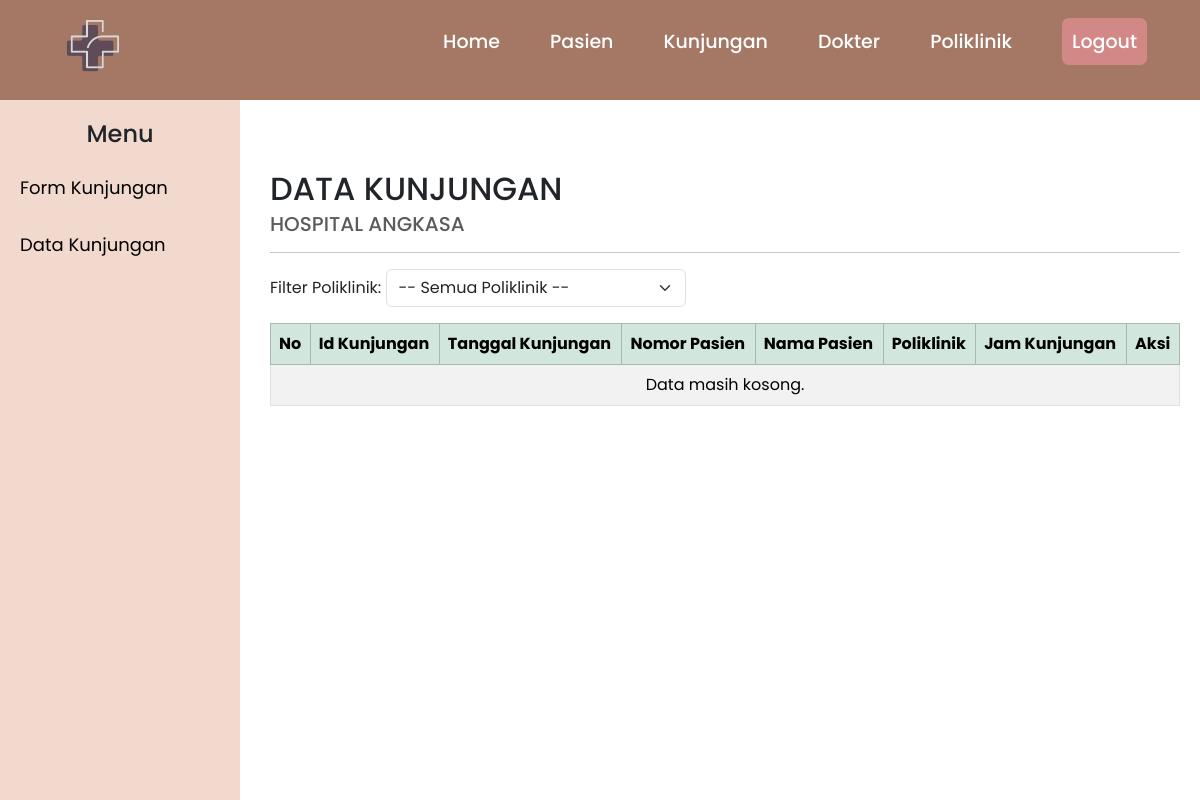
The page /Admin/k_data.php on the database as committed earlier.
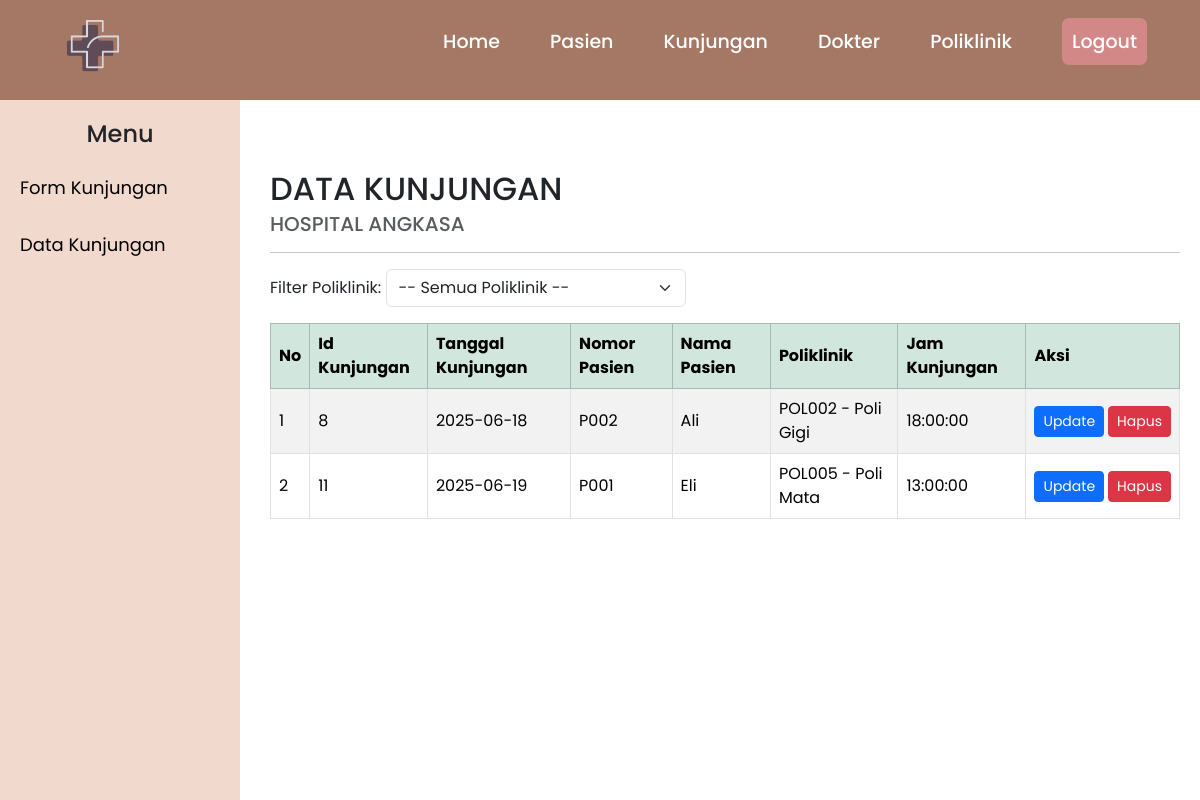
The same page on the database as committed later.
### tables this page shows
CREATE TABLE `kunjungan` (
  `id_kunjungan` int(11) NOT NULL,
  `tgl_kunjungan` date NOT NULL,
  `no_pasien` varchar(11) NOT NULL,
  `kd_poli` varchar(11) NOT NULL,
  `jam_kunjungan` time NOT NULL
);

CREATE TABLE `pasien` (
  `no_pasien` varchar(11) NOT NULL,
  `nm_pasien` varchar(100) NOT NULL,
  `j_kel` enum('Perempuan','Laki-laki','','') NOT NULL,
  `agama` enum('Islam','Kristen','Budha','Hindu','Katolik','Konghucu') NOT NULL,
  `alamat` varchar(100) NOT NULL,
  `tgl_lahir` date NOT NULL,
  `usia` int(5) NOT NULL,
  `no_telp` varchar(15) NOT NULL,
  `nm_kk` varchar(50) NOT NULL,
  `hub_kel` enum('Ayah','Ibu','Anak','Suami','Istri','Wali','Lainnya') NOT NULL
);

CREATE TABLE `poliklinik` (
  `kd_poli` varchar(11) NOT NULL,
  `nm_poli` varchar(50) NOT NULL,
  `lantai` int(5) NOT NULL,
  `ket` text NOT NULL
);

### Admin/k_data.php (the view, shortened to what this page needs)
<?php
include '../koneksi.php';
$filterPoli = $_GET['kd_poli'] ?? '';
$where = $filterPoli ? "WHERE kunjungan.kd_poli = '$filterPoli'" : "";
$query = mysqli_query($koneksi, "
    SELECT
        kunjungan.id_kunjungan,
        kunjungan.tgl_kunjungan,
        kunjungan.jam_kunjungan,
        pasien.no_pasien,
        pasien.nm_pasien,
        poliklinik.kd_poli,
        poliklinik.nm_poli
    FROM
        kunjungan
    JOIN pasien ON kunjungan.no_pasien = pasien.no_pasien
    JOIN poliklinik ON kunjungan.kd_poli = poliklinik.kd_poli
    $where
");
?>
<!DOCTYPE html>
<html lang="en">
<head>
  <link href="https://cdn.jsdelivr.net/npm/bootstrap@5.3.3/dist/css/bootstrap.min.css" rel="stylesheet">
</head>
<body>
<?php include('a_header.php'); ?>
<div class="d-flex">
  <?php include('k_sidebar.php'); ?>
  <main class="main-content">
    <h2 class="mb-1">DATA KUNJUNGAN</h2>
    <h5 class="text-muted">HOSPITAL ANGKASA</h5>
    <hr>
    <form method="GET" class="mb-3">
      <label for="filter_poli">Filter Poliklinik:</label>
      <select name="kd_poli" id="filter_poli" onchange="this.form.submit()" class="form-select" style="width: 300px; display: inline-block;">
        <option value="">-- Semua Poliklinik --</option>
      </select>
    </form>
    <div class="table-responsive">
      <table class="table table-striped table-bordered align-middle">
        <thead class="table-success">
          <tr>
            <th>No</th>
            <th>Id Kunjungan</th>
            <th>Tanggal Kunjungan</th>
            <th>Nomor Pasien</th>
            <th>Nama Pasien</th>
            <th>Poliklinik</th>
            <th>Jam Kunjungan</th>
            <th>Aksi</th>
          </tr>
        </thead>
        <tbody>
          <?php
            $no = 1;
            if (mysqli_num_rows($query) == 0) {
                echo "<tr><td colspan='8' class='text-center'>Data masih kosong.</td></tr>";
            } else {
                while ($row = mysqli_fetch_assoc($query)) { ?>
                <tr>
                    <td><?= $no++ ?></td>
                    <td><?= $row['id_kunjungan'] ?></td>
                    <td><?= $row['tgl_kunjungan'] ?></td>
                    <td><?= $row['no_pasien'] ?></td>
                    <td><?= $row['nm_pasien'] ?></td>
                    <td><?= $row['kd_poli'] ?> - <?= $row['nm_poli'] ?></td>
                    <td><?= $row['jam_kunjungan'] ?></td>
                    <td>
                        <div class="d-flex gap-1">
                          <a href="k_update.php?id_kunjungan=<?= $row['id_kunjungan'] ?>" class="btn btn-primary btn-sm">Update</a>
                          <a href="k_delete.php?id_kunjungan=<?= $row['id_kunjungan'] ?>" onclick="return confirm('Hapus Data?')" class="btn btn-danger btn-sm">Hapus</a>
                        </div>
                    </td>
                </tr>
          <?php }
          } ?>
        </tbody>
      </table>
    </div>
  </main>
</div>
</body>
</html>

### Admin/a_header.php (shortened to what this page needs)
<header>
  <nav class="wrapper">
    <img class="logo" src="/Project-Rekam-Medis/img/logo.png" alt="logo">
    <ul class="navlinks">
      <li><a href="dashboard.php">Home</a></li>
      <li><a href="pasien.php">Pasien</a></li>
      <li><a href="kunjungan.php">Kunjungan</a></li>
      <li><a href="dokter.php">Dokter</a></li>
      <li><a href="poliklinik.php">Poliklinik</a></li>
      <li><a href="../index.php" class="logout">Logout</a></li>
    </ul>
  </nav>
</header>

### Admin/k_sidebar.php (shortened to what this page needs)
<div class="sidebar">
  <h2>Menu</h2>
  <ul>
    <li><a href="kunjungan.php">Form Kunjungan</a></li>
    <li><a href="k_data.php">Data Kunjungan</a></li>
  </ul>
</div>

### Admin/k_data.php (style rules this page uses)
body { padding-top: 150px; margin: 0; }
.main-content { margin-left: 250px; padding: 20px; width: 100%; }
.table th, .table td { vertical-align: middle; }

### Admin/a_header.php (style rules this page uses)
* { margin: 0; padding: 0; box-sizing: border-box; font-family: 'Poppins', sans-serif; }
.wrapper { position: fixed; top: 0; left: 0; width: 100%; height: 100px; background-color: #A57865; display: flex; justify-content: space-between; align-items: center; padding: 0 28px; z-index: 1000; }
.logo { height: 160px; padding-top:30px; }
.navlinks { display: flex; list-style: none; }
.navlinks li { margin: 0 25px; }
.navlinks li a { font-size: 19px; font-weight: 500; color: #ffffff; text-decoration: none; transition: color 0.3s ease; }
.logout { width: 48%; padding: 10px; text-align: center; text-decoration: none; border-radius: 7px; font-weight: bold; color: white; border: none; background-color:rgb(211, 136, 136); }

### Admin/k_sidebar.php (style rules this page uses)
.sidebar { position: fixed; top: 100px; left: 0; width: 240px; height: calc(100vh - 100px); background-color: #F2D9CE; padding-top: 20px; overflow-y: auto; }
.sidebar h2 { text-align: center; font-size: 24px; margin-bottom: 10px; }
.sidebar ul { list-style: none; padding: 0; }
.sidebar ul li { padding: 15px 20px; }
.sidebar ul li a { text-decoration: none; font-size: 18px; color: #000; transition: background-color 0.3s ease; display: block; border-radius: 8px; }

Rows that differ between the two databases and show on the page:
added kunjungan: id_kunjungan "8", tgl_kunjungan "2025-06-18", pasien.no_pasien "P002", pasien.nm_pasien "Ali", kd_poli.kd_poli "POL002", kd_poli.nm_poli "Poli Gigi", jam_kunjungan "18:00:00"
added kunjungan: id_kunjungan "11", tgl_kunjungan "2025-06-19", pasien.no_pasien "P001", pasien.nm_pasien "Eli", kd_poli.kd_poli "POL005", kd_poli.nm_poli "Poli Mata", jam_kunjungan "13:00:00"
Other text that changed with them:
text no longer shown: "Data masih kosong."
